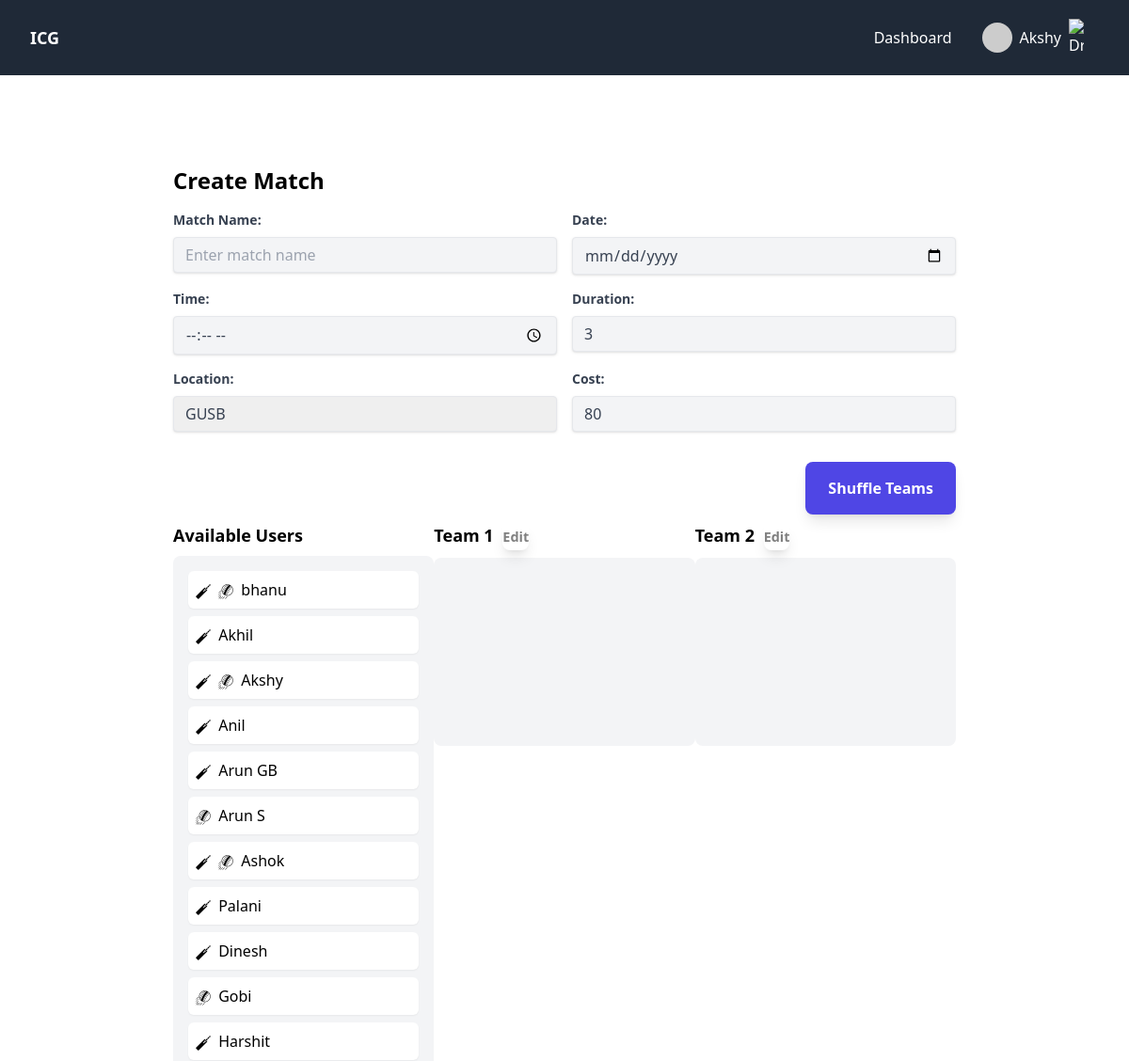
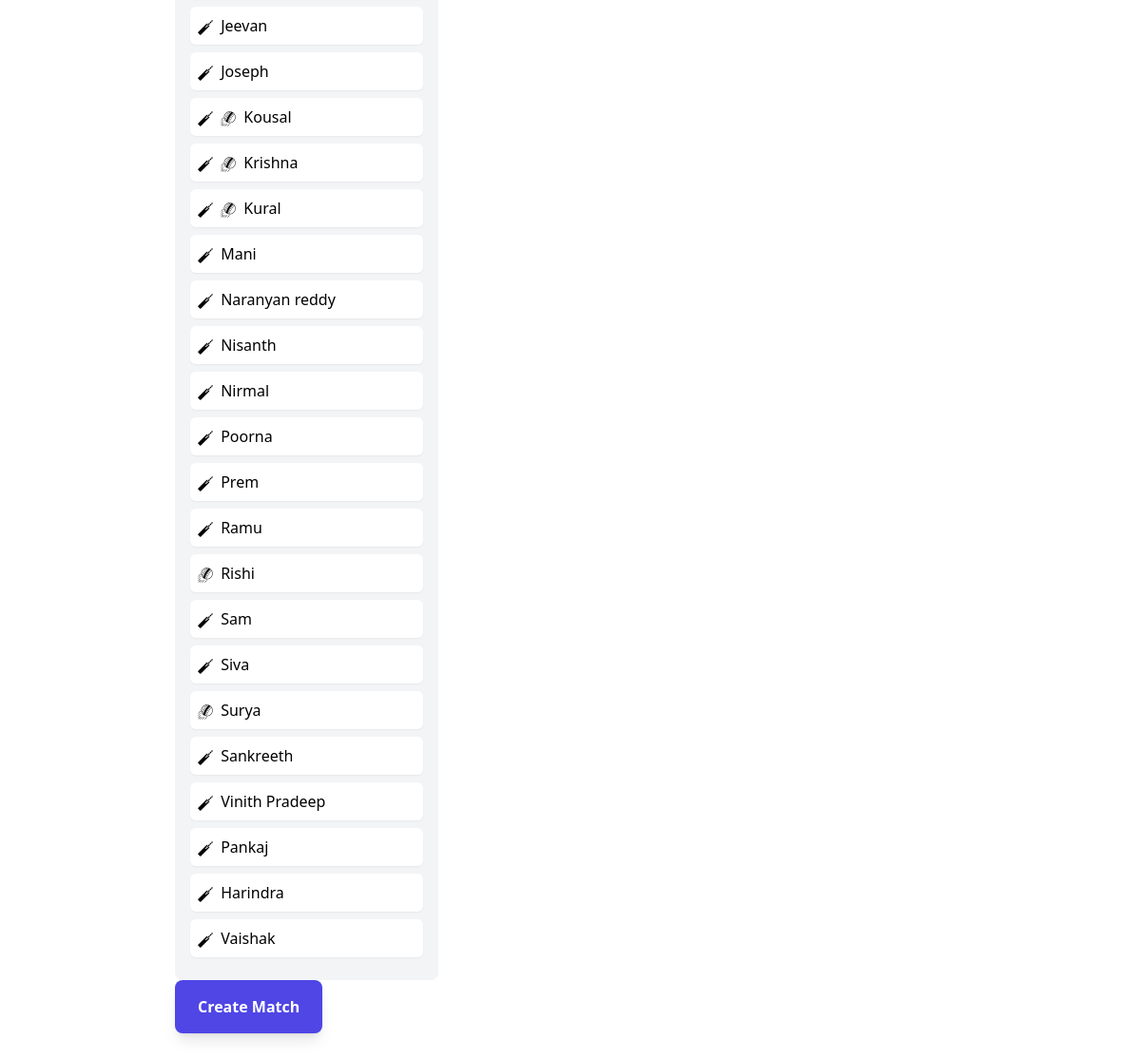
The app's page /manage/create-match/ (signed in) with its own data (2 pictures, top to bottom).
### cric_users/models.py (models this page shows)
class User(AbstractUser):
    role = models.CharField(max_length=20, default='batsman')
    pass

### cric_manage/views.py (the view)
# urls.py: path('create-match/', create_match_view, name="manage-create-match"),
@login_required
def create_match_view(request, username=None):
    if request.method == 'POST':
        name = request.POST['name']
        date_str = request.POST['date']
        time_str = request.POST['time']
        duration = int(request.POST['duration'])
        location = request.POST['location']
        cost = float(request.POST['cost'])
        team1_players = request.POST.getlist('team1_players')
        team2_players = request.POST.getlist('team2_players')
        team1_players = [int(i) for i in team1_players[0].split(',')]
        team2_players = [int(i) for i in team2_players[0].split(',')]
        date = None  # Initialize date and time to None
        time = None
        if date_str:
            try:
                date = timezone.datetime.strptime(date_str, '%Y-%m-%d').date()
            except ValueError:
                messages.error(request, "Invalid date format. Please use YYYY-MM-DD.")
                return render(request, 'cric_manage/create_match.html', {'users': User.objects.all()})  # Re-render the form with an error message
        if time_str:
            try:
                time = timezone.datetime.strptime(time_str, '%H:%M').time()
            except ValueError:
                messages.error(request, "Invalid time format. Please use HH:MM.")
                return render(request, 'cric_manage/create_match.html', {'users': User.objects.all()})  # Re-render the form with an error message
        team1_captain = None
        team2_captain = None
        if team1_players:
             team1_captain = User.objects.get(pk=team1_players[0])
        if team2_players:
            team2_captain = User.objects.get(pk=team2_players[0])
        match = Match.objects.create(
            name=name,
            date=date,
            time=time,
            duration=duration,
            location=location,
            cost=cost,
        )
        team1 = Team.objects.create(match=match, name='Team 1', captain=team1_captain)
        team2 = Team.objects.create(match=match, name='Team 2', captain=team2_captain)
        team1_player_ids = [uid for uid in team1_players if uid]  # Filter out empty strings
        for user_id in team1_player_ids:
            user = User.objects.get(pk=user_id)
            Player.objects.create(team=team1, user=user, role=user.role)
        team2_player_ids =  [uid for uid in team2_players if uid]
        for user_id in team2_player_ids:
            user = User.objects.get(pk=user_id)
            Player.objects.create(team=team2, user=user, role=user.role)
        messages.success(request, 'Match created successfully!')
        return redirect('home')
    else:
        all_users = User.objects.all()
        context = {
            'users': all_users,
        }
        return render(request, 'cric_manage/create_match.html', context)

### cric_manage/templates/cric_manage/create_match.html (shortened to what this page needs)
{% extends 'base.html' %}
{% load static %}
{% block content %}
<div class="max-w-4xl mx-auto px-8 py-24">
    <h2 class="text-2xl font-bold mb-4">Create Match</h2>
    <form method="post" id="create-match-form">
        <div class="grid grid-cols-2 gap-4 mb-4">
            <div>
                <label class="block text-gray-700 text-sm font-bold mb-2" for="name">Match Name:</label>
                <input class="shadow appearance-none border rounded w-full py-2 px-3 text-gray-700 leading-tight focus:outline-none focus:shadow-outline" id="name" name="name" type="text" placeholder="Enter match name">
            </div>
            <div>
                <label class="block text-gray-700 text-sm font-bold mb-2" for="date">Date:</label>
                <input class="shadow appearance-none border rounded w-full py-2 px-3 text-gray-700 leading-tight focus:outline-none focus:shadow-outline" id="date" name="date" type="date">
            </div>
            <div>
                <label class="block text-gray-700 text-sm font-bold mb-2" for="time">Time:</label>
                <input class="shadow appearance-none border rounded w-full py-2 px-3 text-gray-700 leading-tight focus:outline-none focus:shadow-outline" id="time" name="time" type="time">
            </div>
            <div>
                <label class="block text-gray-700 text-sm font-bold mb-2" for="duration">Duration:</label>
                <input class="shadow appearance-none border rounded w-full py-2 px-3 text-gray-700 leading-tight focus:outline-none focus:shadow-outline" id="duration" name="duration" type="number" placeholder="Enter duration in hours" value="3">
            </div>
            <div>
                <label class="block text-gray-700 text-sm font-bold mb-2" for="location">Location:</label>
                <select class="shadow appearance-none border rounded w-full py-2 px-3 text-gray-700 leading-tight focus:outline-none focus:shadow-outline" id="location" name="location">
                    <option value="GUSB" selected>GUSB</option>
                </select>
            </div>
             <div>
                <label class="block text-gray-700 text-sm font-bold mb-2" for="cost">Cost:</label>
                <input class="shadow appearance-none border rounded w-full py-2 px-3 text-gray-700 leading-tight focus:outline-none focus:shadow-outline" id="cost" name="cost" type="number" step="0.01" placeholder="Enter cost" value="80">
            </div>
        </div>
        <div class="flex justify-end mb-2">
            <button type="button" class="bg-green-500 hover:bg-green-700 text-white font-bold py-2 px-4 rounded focus:outline-none focus:shadow-outline" onclick="shuffleUsers()">Shuffle Teams</button>
        </div>
        <div class="flex">
            <div class="w-1/3">
                <h3 class="text-lg font-semibold mb-2">
                    Available Users
                </h3>
                <div id="available-users" class="bg-gray-100 p-4 rounded-lg min-h-[200px]" ondrop="drop(event)" ondragover="allowDrop(event)">
                    {% for user in users %}
                        <div class="bg-white p-2 rounded-md shadow-sm mb-2 cursor-move" draggable="true" ondragstart="drag(event)" id="user-{{ user.id }}" data-user-id="{{ user.id }}">
                            {% if user.role|lower == 'batsman' %}
                                <img src="{% static 'icons/bat.png' %}" class="inline-block w-4 h-4 mr-1" alt="Batsman"/>
                            {% elif user.role|lower == 'bowler' %}
                                <img src="{% static 'icons/ball.png' %}" class="inline-block w-4 h-4 mr-1" alt="Bowler"/>
                            {% elif user.role|lower == 'allrounder' %}
                                <img src="{% static 'icons/bat.png' %}" class="inline-block w-4 h-4 mr-1" alt="Batsman"/>
                                <img src="{% static 'icons/ball.png' %}" class="inline-block w-4 h-4 mr-1" alt="Bowler"/>
                            {% endif %}
                            {{ user.username }}
                        </div>
                    {% endfor %}
                </div>
            </div>
            <div class="w-1/3">
                <h3 class="text-lg font-semibold mb-2">
                    <span id="team1-name">Team 1</span>
                    <button onclick="editTeamName('team1')" class="edit-button">Edit</button>
                </h3>
                <div id="team1-players" class="bg-gray-100 p-4 rounded-lg min-h-[200px]" ondrop="drop(event)" ondragover="allowDrop(event)">
                </div>
            </div>
            <div class="w-1/3">
                <h3 class="text-lg font-semibold mb-2">
                    <span id="team2-name">Team 2</span>
                     <button onclick="editTeamName('team2')" class="edit-button">Edit</button>
                </h3>
                <div id="team2-players" class="bg-gray-100 p-4 rounded-lg min-h-[200px]" ondrop="drop(event)" ondragover="allowDrop(event)">
                </div>
            </div>
        </div>
        <button class="bg-blue-500 hover:bg-blue-700 text-white font-bold py-2 px-4 rounded focus:outline-none focus:shadow-outline" type="submit">Create Match</button>
    </form>
</div>
{% endblock %}

### templates/includes/header.html (shortened to what this page needs)
{% load static %}
<header class="flex items-center justify-between bg-gray-800 h-20 px-8 text-white sticky top-0 z-40">
    <div>
        <a class="flex items-center gap-2" href="/">
            <span class="text-lg font-bold">ICG</span>
        </a>
    </div>
    <nav class="block relative">
        <ul class="navitems flex items-center justify-center h-full">
            {% if request.user.is_authenticated %}
            <li><a href="{% url 'home' %}">Dashboard</a></li>
            <li x-data="{ dropdownOpen: false }" class="relative">
                <a @click="dropdownOpen = !dropdownOpen" @click.away="dropdownOpen = false" class="cursor-pointer select-none">
                    <img class="h-8 w-8 rounded-full object-cover" src="https://ui-avatars.com/api/?name={{ request.user.username }}&background=random" alt="Avatar" />
                    {{ request.user.get_full_name|default:request.user.username }}
                    <img x-bind:class="dropdownOpen && 'rotate-180 duration-300'" class="w-4 inline-block" src="https://img.icons8.com/small/32/ffffff/expand-arrow.png" alt="Dropdown" />
                </a>
            </li>
            {% else %}
            <li><a href="{% url 'account_login' %}">Login</a></li>
            <li><a href="{% url 'account_signup' %}?next={% url 'profile-onboarding' %}">Signup</a></li>
            {% endif %}
        </ul>
    </nav>
</header>

### templates/base.html (style rules this page uses)
h2 { @apply text-xl font-bold mb-2 }
h3 { @apply text-lg font-bold }
.button, button, [type='submit'], [type='button'] { @apply bg-indigo-600 text-white font-bold rounded-lg shadow-lg transition-all cursor-pointer }
.button, button a, [type='submit'], [type='button'] { @apply px-6 py-4 inline-block }
.navitems>li>a { @apply flex items-center gap-2 h-12 px-4 hover:bg-[rgba(31,41,55,0.3)] rounded-lg; }
label { @apply hidden }
.textarea, textarea, input { @apply w-full rounded-lg py-4 px-5 bg-gray-100 }

### cric_manage/templates/cric_manage/create_match.html (style rules this page uses)
.edit-button { background-color: transparent; border: none; cursor: pointer; padding: 0; margin-left: 5px; font-size: 0.8em; color: gray; }

### records on screen
User: user.get_full_name "Akshy", username "Akshy"
User: username "bhanu"
User: username "Akhil"
User: username "Anil"
User: username "Arun GB"
User: username "Arun S"
User: username "Ashok"
User: username "Palani"
User: username "Dinesh"
User: username "Gobi"
User: username "Harshit"
User: username "Jeevan"
User: username "Joseph"
User: username "Kousal"
User: username "Krishna"
User: username "Kural"
User: username "Mani"
User: username "Naranyan reddy"
User: username "Nisanth"
User: username "Nirmal"
User: username "Poorna"
User: username "Prem"
User: username "Ramu"
User: username "Rishi"
User: username "Sam"
User: username "Siva"
User: username "Surya"
User: username "Sankreeth"
User: username "Vinith Pradeep"
User: username "Pankaj"
User: username "Harindra"
User: username "Vaishak"
